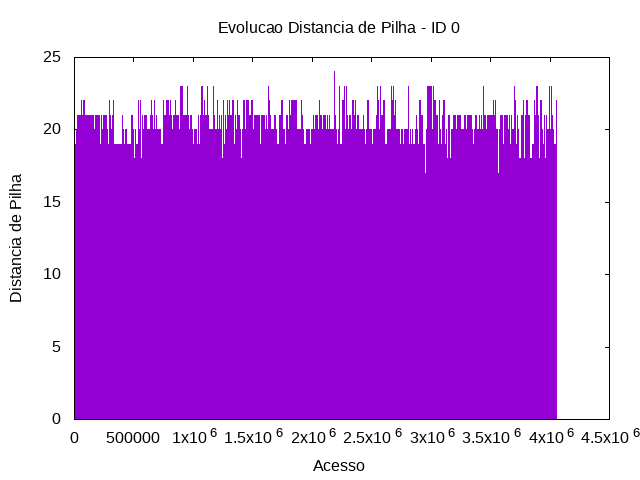

Reproduce this figure in gnuplot.
set term png
set output "../tmp/out/huffmanLog-distp-0.png"
set title "Evolucao Distancia de Pilha - ID 0"
set xlabel "Acesso"
set ylabel "Distancia de Pilha"
plot "../tmp/out/huffmanLog-acesso-2-0.gpdat" u 2:5 w impulses t ""
